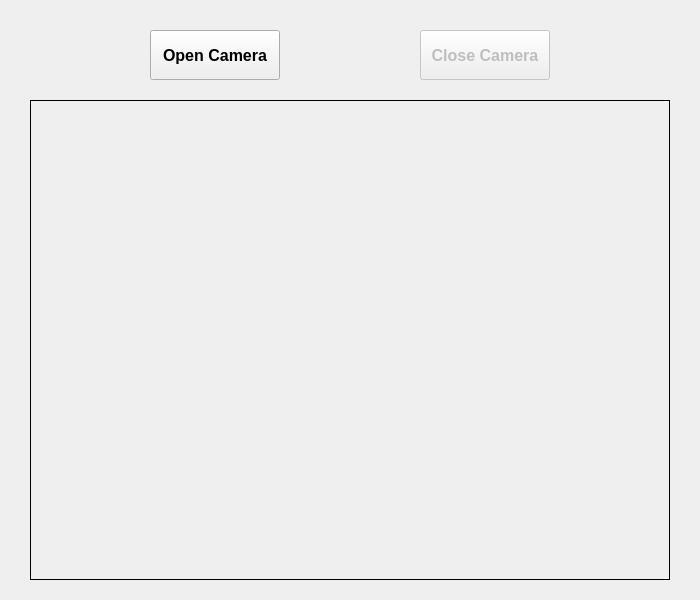
<?xml version="1.0" encoding="UTF-8"?>
<ui version="4.0">
 <class>Widget</class>
 <widget class="QWidget" name="Widget">
  <property name="geometry">
   <rect>
    <x>0</x>
    <y>0</y>
    <width>700</width>
    <height>600</height>
   </rect>
  </property>
  <property name="windowTitle">
   <string>Facial Landmarks</string>
  </property>
  <widget class="QLabel" name="label_camera">
   <property name="geometry">
    <rect>
     <x>30</x>
     <y>100</y>
     <width>640</width>
     <height>480</height>
    </rect>
   </property>
   <property name="frameShape">
    <enum>QFrame::Box</enum>
   </property>
   <property name="text">
    <string/>
   </property>
  </widget>
  <widget class="QPushButton" name="pushButton_open_camera">
   <property name="geometry">
    <rect>
     <x>150</x>
     <y>30</y>
     <width>130</width>
     <height>50</height>
    </rect>
   </property>
   <property name="font">
    <font>
     <pointsize>12</pointsize>
     <weight>75</weight>
     <bold>true</bold>
    </font>
   </property>
   <property name="text">
    <string>Open Camera</string>
   </property>
  </widget>
  <widget class="QPushButton" name="pushButton_close_camera">
   <property name="enabled">
    <bool>false</bool>
   </property>
   <property name="geometry">
    <rect>
     <x>420</x>
     <y>30</y>
     <width>130</width>
     <height>50</height>
    </rect>
   </property>
   <property name="font">
    <font>
     <pointsize>12</pointsize>
     <weight>75</weight>
     <bold>true</bold>
    </font>
   </property>
   <property name="text">
    <string>Close Camera</string>
   </property>
  </widget>
 </widget>
 <layoutdefault spacing="6" margin="11"/>
 <resources/>
 <connections/>
</ui>
